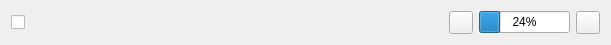
<?xml version="1.0" encoding="UTF-8"?>
<ui version="4.0">
 <class>TemplateItemWidget</class>
 <widget class="QWidget" name="TemplateItemWidget">
  <property name="geometry">
   <rect>
    <x>0</x>
    <y>0</y>
    <width>611</width>
    <height>43</height>
   </rect>
  </property>
  <layout class="QHBoxLayout" name="horizontalLayout">
   <item>
    <widget class="QCheckBox" name="downloadOption">
     <property name="sizePolicy">
      <sizepolicy hsizetype="Fixed" vsizetype="Fixed">
       <horstretch>0</horstretch>
       <verstretch>0</verstretch>
      </sizepolicy>
     </property>
     <property name="checked">
      <bool>false</bool>
     </property>
    </widget>
   </item>
   <item>
    <widget class="QLabel" name="urlLabel">
     <property name="sizePolicy">
      <sizepolicy hsizetype="MinimumExpanding" vsizetype="Preferred">
       <horstretch>0</horstretch>
       <verstretch>0</verstretch>
      </sizepolicy>
     </property>
    </widget>
   </item>
   <item>
    <widget class="QToolButton" name="currentDownload">
     <property name="icon">
      <iconset theme="edit-download"/>
     </property>
    </widget>
   </item>
   <item>
    <widget class="QProgressBar" name="progress">
     <property name="sizePolicy">
      <sizepolicy hsizetype="Preferred" vsizetype="Fixed">
       <horstretch>0</horstretch>
       <verstretch>0</verstretch>
      </sizepolicy>
     </property>
     <property name="value">
      <number>24</number>
     </property>
    </widget>
   </item>
   <item>
    <widget class="QToolButton" name="deleteFile">
     <property name="icon">
      <iconset theme="list-remove"/>
     </property>
    </widget>
   </item>
  </layout>
 </widget>
 <resources/>
 <connections/>
</ui>
